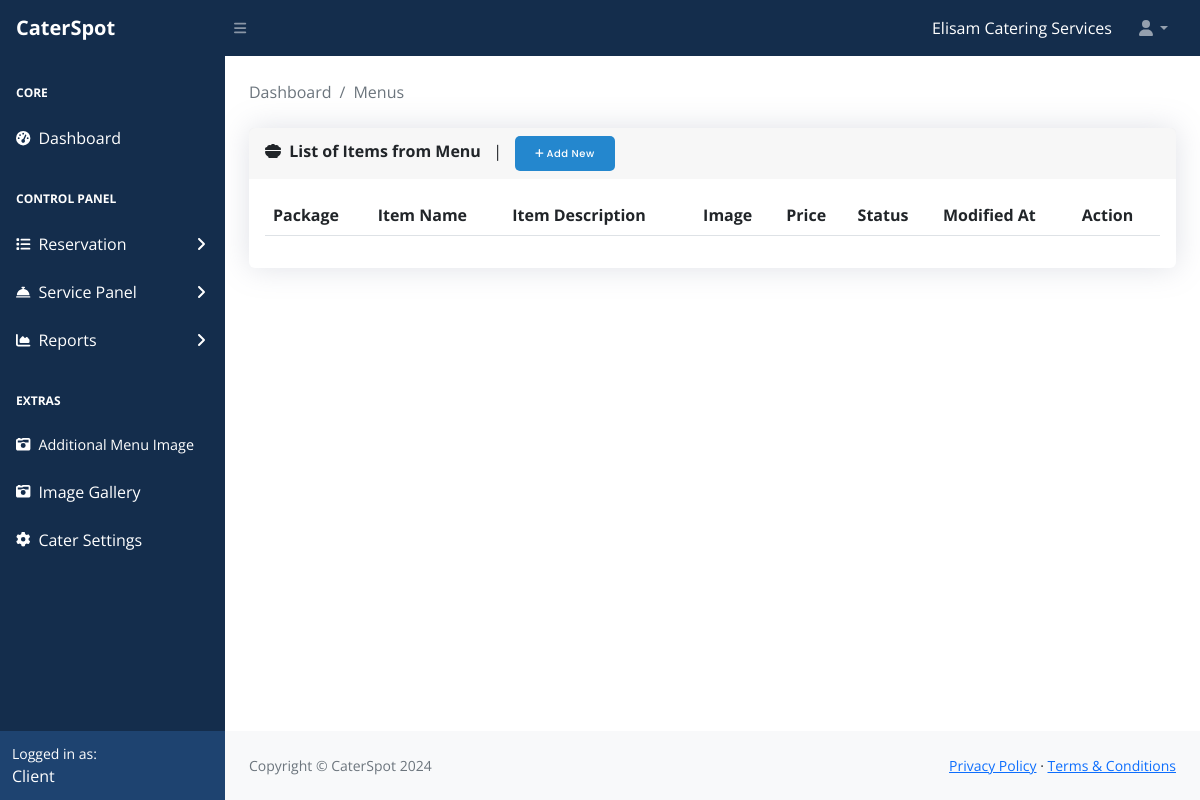
The page /client/main/menus.php (signed in) on the database as committed earlier.
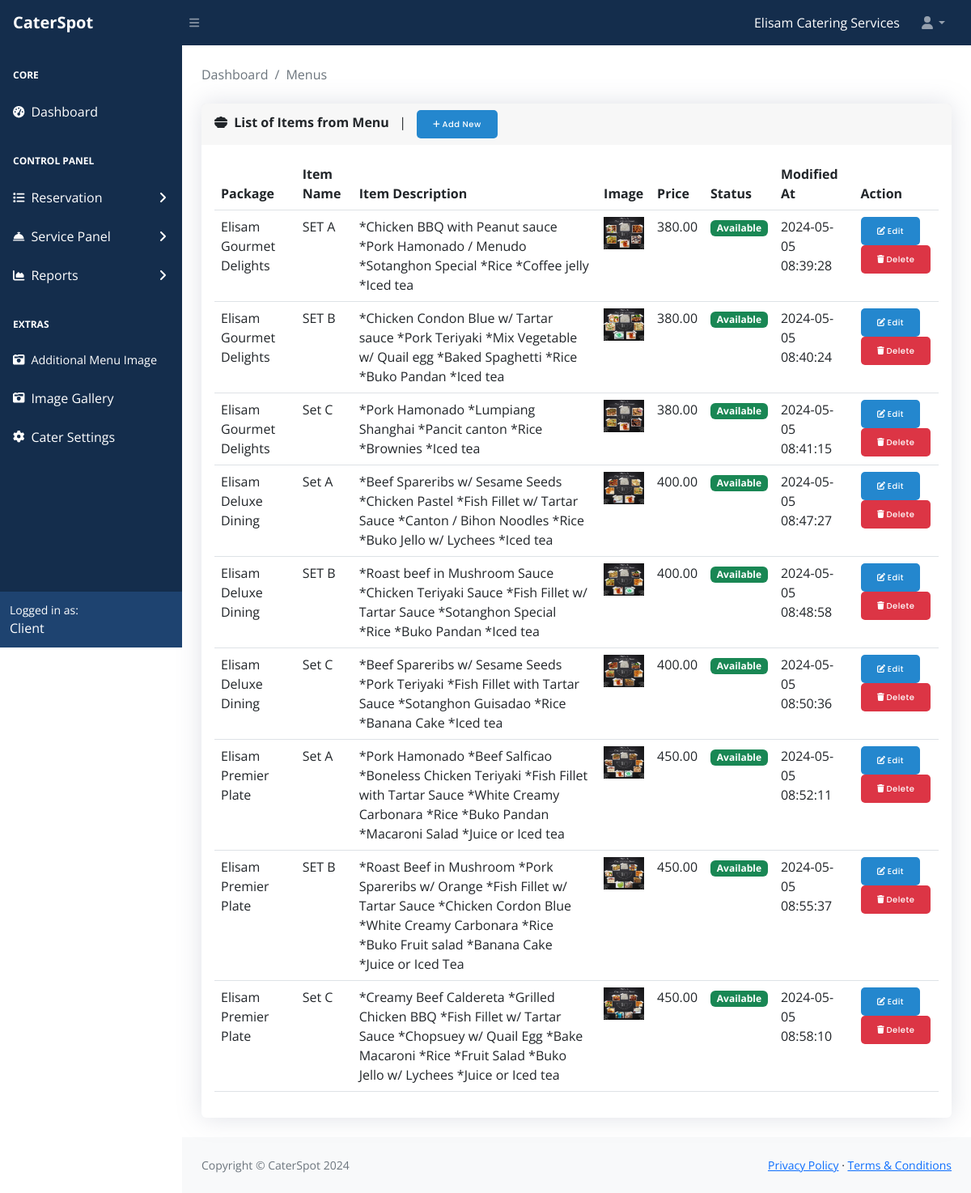
The same page on the database as committed later.
### tables this page shows
CREATE TABLE `tbl_clients` (
  `client_id` int(11) NOT NULL,
  `email` varchar(255) NOT NULL,
  `username` varchar(100) NOT NULL,
  `contact` varchar(255) NOT NULL,
  `address` varchar(255) NOT NULL,
  `password` varchar(255) NOT NULL,
  `client_image` varchar(255) NOT NULL,
  `createdAt` timestamp NOT NULL DEFAULT current_timestamp()
);

CREATE TABLE `tbl_menus` (
  `id` int(11) NOT NULL,
  `menu_id` int(11) NOT NULL,
  `package_id` int(11) NOT NULL,
  `client_id` int(11) NOT NULL,
  `menu_name` varchar(255) NOT NULL,
  `menu_description` text NOT NULL,
  `menu_price` decimal(10,2) NOT NULL,
  `menu_image` varchar(255) NOT NULL,
  `availability` varchar(255) NOT NULL,
  `createdAt` timestamp NOT NULL DEFAULT current_timestamp()
);

CREATE TABLE `tbl_packages` (
  `id` int(11) NOT NULL,
  `client_id` int(11) NOT NULL,
  `package_id` int(11) NOT NULL,
  `package_name` varchar(255) NOT NULL,
  `package_desc` text NOT NULL,
  `package_image` varchar(255) NOT NULL,
  `createdAt` timestamp NOT NULL DEFAULT current_timestamp()
);

### client/main/functions/fetch-client.php (called while the page is built, shortened)
<?php
require_once '../../config/conn.php';
function getClient($client_id)
{
    global $DB_con;
    $sql = 'SELECT A.*,A.contact, B.cater_name, B.cater_description,B.cater_location, B.cater_email, B.about_us, B.cater_contactno, B.cater_gmaplink, B.socmed_link, B.bg_image, C.faq_id, C.cater_question, C.cater_answer FROM tbl_clients AS A
    LEFT JOIN tblclient_settings AS B ON A.client_id = B.client_id
    LEFT JOIN tblclient_faqs AS C ON A.client_id = C.client_id
    WHERE A.client_id = :client_id';
    $stmt = $DB_con->prepare($sql);
    $stmt->bindParam(':client_id', $client_id, PDO::PARAM_STR);
    $stmt->execute();
    $user = $stmt->fetch(PDO::FETCH_ASSOC);
    return $user;
}
if (isset($_SESSION['client_id'])) {
    $client_id = $_SESSION['client_id'];
    $client = getClient($client_id);
    if ($client) {
        $client_username = $client['username'];
    } else {
        echo "User not found";
    }
}
?>

### client/main/functions/fetch-menus.php (called while the page is built)
<?php
require_once '../../config/conn.php';
if (isset($_SESSION['client_id'])) {
    $sql = "SELECT A.*, B.package_name FROM tbl_menus AS A
    LEFT JOIN tbl_packages AS B ON A.package_id = B.package_id
    WHERE A.client_id = :client_id";
    try {
        $stmt = $DB_con->prepare($sql);
        $stmt->bindParam(':client_id', $_SESSION['client_id'], PDO::PARAM_INT);
        $stmt->execute();
        $menus = $stmt->fetchAll(PDO::FETCH_ASSOC);
    } catch (PDOException $e) {
        echo "Error: " . $e->getMessage();
    }
}
?>

### client/main/menus.php (the view, shortened to what this page needs)
<?php
include_once 'functions/fetch-menus.php';
?>
<!DOCTYPE html>
<html lang="en">
<head>
    <link href="https://cdn.jsdelivr.net/npm/simple-datatables@7.1.2/dist/style.min.css" rel="stylesheet" />
    <link href="../vendor/css/styles.css" rel="stylesheet" />
    <link rel="stylesheet" href="https://cdnjs.cloudflare.com/ajax/libs/toastify-js/1.5.0/toastify.css"
 />
    <link rel="stylesheet" href="https://cdnjs.cloudflare.com/ajax/libs/toastify-js/1.5.0/toastify.min.css"
 />
</head>
<body class="sb-nav-fixed">
    <?php require_once 'includes/top-nav.php'; ?>
    <div id="layoutSidenav">
        <?php require_once 'includes/left-nav.php'; ?>
        <div id="layoutSidenav_content">
            <main>
                <div class="container-fluid px-4">
                    <br>
                    <ol class="breadcrumb mb-4">
                        <li class="breadcrumb-item"><a href="index.php" class="link-ref">Dashboard</a></li>
                        <li class="breadcrumb-item active">Menus</li>
                    </ol>
                    <div class="card mb-4">
                        <div class="card-header">
                            <div class="form-group">
                                <i class="fa-solid fa-bowl-food"></i>&nbsp;
                                <b>List of Items from Menu</b>
                                &nbsp; | &nbsp;
                                <button type="button" class="btn-get-main" data-toggle="modal"
                                    data-target="#AddNewModal">
                                    <i class="fa-solid fa-plus"></i> Add New
                                </button>
                            </div>
                        </div>
                        <div class="card-body">
                            <table id="datatablesSimple" class="table">
                                <thead>
                                    <tr>
                                        <th>Package</th>
                                        <th>Item Name</th>
                                        <th>Item Description</th>
                                        <th>Image</th>
                                        <th>Price</th>
                                        <th>Status</th>
                                        <th>Modified At</th>
                                        <th>Action</th>
                                    </tr>
                                </thead>
                                <tbody>
                                    <?php foreach ($menus as $menu): ?>
                                        <tr>
                                            <td>
                                                <?php echo $menu['package_name']; ?>
                                            </td>
                                            <td>
                                                <?php echo $menu['menu_name']; ?>
                                            </td>
                                            <td>
                                                <?php echo $menu['menu_description']; ?>
                                            </td>
                                            <td>
                                                <center><img
                                                        src="../../assets/img/menu-uploads/<?php echo $menu['menu_image']; ?>"
                                                        class="image-table" alt="No Image"></center>
                                            </td>
                                            <td>
                                                <?php echo $menu['menu_price']; ?>
                                            </td>
                                            <td>
                                                <center>
                                                    <?php
                                                    if ($menu['availability'] == "Not available"): ?>
                                                        <span class="badge bg-danger">Not available</span>
                                                    <?php else: ?>
                                                        <span class="badge bg-success">Available</span>
                                                    <?php endif; ?>
                                                </center>
                                            </td>
                                            <td>
                                                <?php echo $menu['createdAt']; ?>
                                            </td>
                                            <td>
                                                <button class="btn-get-main edit-btn" data-toggle="modal"
                                                    data-target="#editPackageModal"
                                                    data-menu-id="<?php echo $menu['menu_id'] ?>"><i
                                                        class="fa-solid fa-pen-to-square"></i>
                                                    Edit</button>
                                                <button class="btn-get-del" data-toggle="modal" data-target="#DeleteModal"
                                                    data-menu-id="<?php echo $menu['menu_id'] ?>"><i
                                                        class="fa-solid fa-trash"></i>
                                                    Delete</button>
                                            </td>
                                        </tr>
                                    <?php endforeach; ?>
                                </tbody>
                            </table>
                        </div>
                    </div>
                </div>
            </main>
            <?php require_once 'includes/footer.php'; ?>
        </div>
    </div>
</body>
</html>

### client/main/includes/top-nav.php (shortened to what this page needs)
<?php
require_once '../../config/conn.php';
require_once 'functions/fetch-client.php';
?>
<nav class="sb-topnav navbar navbar-expand navbar-dark bg-dark">
    <a class="navbar-brand ps-3" href="index.php" style="font-weight:bold;">CaterSpot</a>
    <button class="btn btn-link btn-sm order-1 order-lg-0 me-4 me-lg-0" id="sidebarToggle" href="#!"><i
            class="fas fa-bars"></i></button>
    <form class="d-none d-md-inline-block form-inline ms-auto me-0 me-md-3 my-2 my-md-0">
        <div class="input-group">
        <a class="dropdown-item" href="#!" style="color:#fff;"><?php echo $client_username; ?>
        </div>
    </form>
    <ul class="navbar-nav ms-auto ms-md-0 me-3 me-lg-4">
        <li class="nav-item dropdown">
            <a class="nav-link dropdown-toggle" id="navbarDropdown" href="#" role="button" data-bs-toggle="dropdown"
                aria-expanded="false"><i class="fas fa-user fa-fw"></i></a>
        </li>
    </ul>
</nav>

### client/main/includes/left-nav.php (shortened to what this page needs)
<div id="layoutSidenav_nav">
    <nav class="sb-sidenav accordion sb-sidenav-dark" id="sidenavAccordion">
        <div class="sb-sidenav-menu">
            <div class="nav">
                <div class="sb-sidenav-menu-heading">Core</div>
                <a class="nav-link" href="index.php">
                    <div class="sb-nav-link-icon"><i class="fas fa-tachometer-alt"></i></div>
                    Dashboard
                </a>
                <div class="sb-sidenav-menu-heading">Control Panel</div>
                <a class="nav-link collapsed" href="#" data-bs-toggle="collapse" data-bs-target="#collapsePages3"
                    aria-expanded="false" aria-controls="collapsePages3">
                    <div class="sb-nav-link-icon"><i class="fa-solid fa-list"></i></div>
                    Reservation &nbsp;
                    <div class="sb-sidenav-collapse-arrow"><i class="fas fa-angle-down"></i></div>
                </a>
                <a class="nav-link collapsed" href="#" data-bs-toggle="collapse" data-bs-target="#collapsePages"
                    aria-expanded="false" aria-controls="collapsePages">
                    <div class="sb-nav-link-icon"><i class="fa-solid fa-bell-concierge"></i></div>
                    Service Panel
                    <div class="sb-sidenav-collapse-arrow"><i class="fas fa-angle-down"></i></div>
                </a>
                <a class="nav-link collapsed" href="#" data-bs-toggle="collapse" data-bs-target="#collapsePages2"
                    aria-expanded="false" aria-controls="collapsePages2">
                    <div class="sb-nav-link-icon"><i class="fas fa-chart-area"></i></div>
                    Reports
                    <div class="sb-sidenav-collapse-arrow"><i class="fas fa-angle-down"></i></div>
                </a>
                <div class="sb-sidenav-menu-heading">Extras</div>
                <a class="nav-link" href="other_menus.php" style="font-size:0.9rem;">
                    <div class="sb-nav-link-icon"><i class="fa-solid fa-camera-retro"></i></div>
                    Additional Menu Image
                </a>
                <a class="nav-link" href="gallery.php">
                    <div class="sb-nav-link-icon"><i class="fa-solid fa-camera-retro"></i></div>
                    Image Gallery
                </a>
                <a class="nav-link" href="settings.php">
                    <div class="sb-nav-link-icon"><i class="fa-solid fa-gear"></i></div>
                    Cater Settings
                </a>
            </div>
        </div>
        <div class="sb-sidenav-footer">
            <div class="small">Logged in as:</div>
            Client
        </div>
    </nav>
</div>

### client/main/includes/footer.php
<footer class="py-4 bg-light mt-auto">
                <div class="container-fluid px-4">
                    <div class="d-flex align-items-center justify-content-between small">
                        <div class="text-muted">Copyright &copy; CaterSpot 2024</div>
                        <div>
                            <a href="#">Privacy Policy</a>
                            &middot;
                            <a href="#">Terms &amp; Conditions</a>
                        </div>
                    </div>
                </div>
            </footer>

Rows that differ between the two databases and show on the page:
added tbl_menus: tbl_packages.package_name "Elisam Gourmet Delights", menu_name "SET A", menu_description "*Chicken BBQ with Peanut sauce *Pork Hamonado / Menudo *Sotanghon Special *Rice *Coffee jelly *Iced tea", menu_image (picture), menu_price "380.00", availability "Available", createdAt "2024-05-05 08:39:28"
added tbl_menus: tbl_packages.package_name "Elisam Gourmet Delights", menu_name "SET B", menu_description "*Chicken Condon Blue w/ Tartar sauce *Pork Teriyaki *Mix Vegetable w/ Quail egg *Baked Spaghetti *Rice *Buko Pandan *Iced tea", menu_image (picture), menu_price "380.00", availability "Available", createdAt "2024-05-05 08:40:24"
added tbl_menus: tbl_packages.package_name "Elisam Gourmet Delights", menu_name "Set C", menu_description "*Pork Hamonado *Lumpiang Shanghai *Pancit canton *Rice *Brownies *Iced tea", menu_image (picture), menu_price "380.00", availability "Available", createdAt "2024-05-05 08:41:15"
added tbl_menus: tbl_packages.package_name "Elisam Deluxe Dining", menu_name "Set A", menu_description "*Beef Spareribs w/ Sesame Seeds *Chicken Pastel *Fish Fillet w/ Tartar Sauce *Canton / Bihon Noodles *Rice *Buko Jello w/ Lychees *Iced tea", menu_image (picture), menu_price "400.00", availability "Available", createdAt "2024-05-05 08:47:27"
added tbl_menus: tbl_packages.package_name "Elisam Deluxe Dining", menu_name "SET B", menu_description "*Roast beef in Mushroom Sauce *Chicken Teriyaki Sauce *Fish Fillet w/ Tartar Sauce *Sotanghon Special *Rice *Buko Pandan *Iced tea", menu_image (picture), menu_price "400.00", availability "Available", createdAt "2024-05-05 08:48:58"
added tbl_menus: tbl_packages.package_name "Elisam Deluxe Dining", menu_name "Set C", menu_description "*Beef Spareribs w/ Sesame Seeds *Pork Teriyaki *Fish Fillet with Tartar Sauce *Sotanghon Guisadao *Rice *Banana Cake *Iced tea", menu_image (picture), menu_price "400.00", availability "Available", createdAt "2024-05-05 08:50:36"
added tbl_menus: tbl_packages.package_name "Elisam Premier Plate", menu_name "Set A", menu_description "*Pork Hamonado *Beef Salficao *Boneless Chicken Teriyaki *Fish Fillet with Tartar Sauce *White Creamy Carbonara *Rice *Buko Pandan *Macaroni Salad *Juice or Iced tea", menu_image (picture), menu_price "450.00", availability "Available", createdAt "2024-05-05 08:52:11"
added tbl_menus: tbl_packages.package_name "Elisam Premier Plate", menu_name "SET B", menu_description "*Roast Beef in Mushroom *Pork Spareribs w/ Orange *Fish Fillet w/ Tartar Sauce *Chicken Cordon Blue *White Creamy Carbonara *Rice *Buko Fruit salad *Banana Cake *Juice or Iced Tea", menu_image (picture), menu_price "450.00", availability "Available", createdAt "2024-05-05 08:55:37"
added tbl_menus: tbl_packages.package_name "Elisam Premier Plate", menu_name "Set C", menu_description "*Creamy Beef Caldereta *Grilled Chicken BBQ *Fish Fillet w/ Tartar Sauce *Chopsuey w/ Quail Egg *Bake Macaroni *Rice *Fruit Salad *Buko Jello w/ Lychees *Juice or Iced tea", menu_image (picture), menu_price "450.00", availability "Available", createdAt "2024-05-05 08:58:10"
